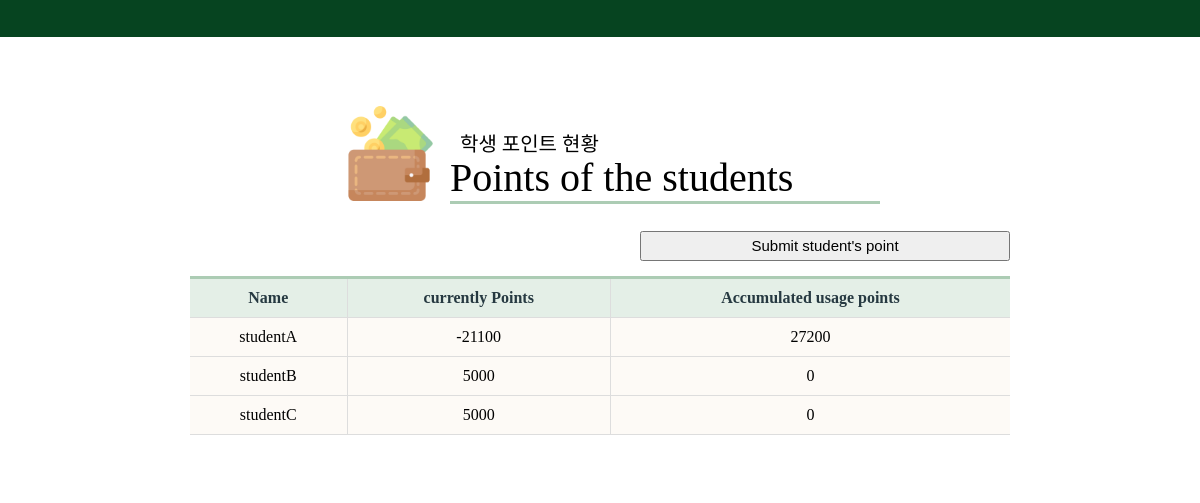
Before: /student-log with the older database file.
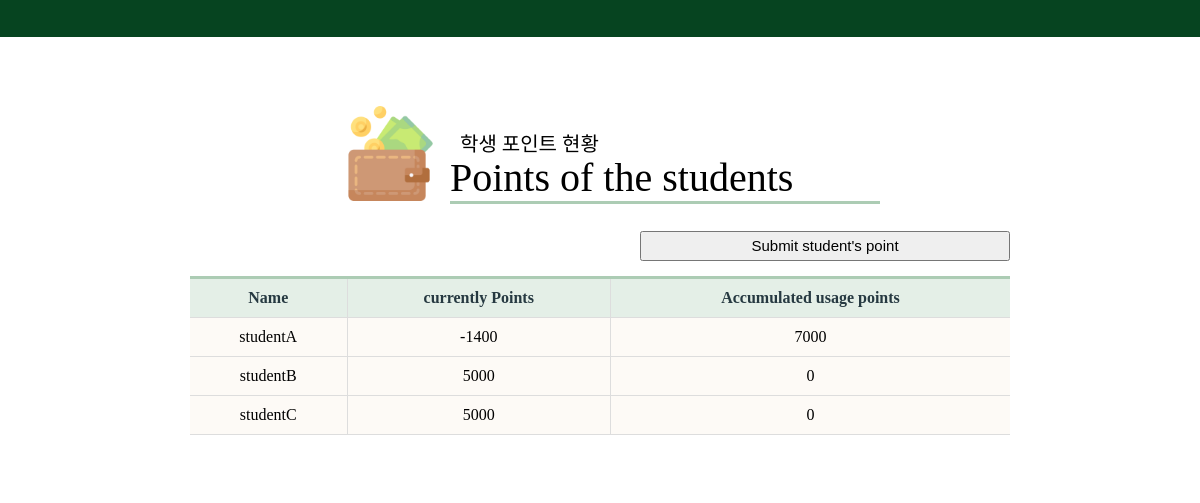
After: the same page with the newer database file.
### administrator/models.py (models this page shows, shortened)
class Student(models.Model):
    name = models.CharField(max_length=20, null=False)
    point =  models.IntegerField( null=True, blank=True)
    point_used = models.IntegerField(default=0, blank=True, null=True)

### administrator/views.py (the view, shortened to what this page needs)
# urls.py: path('student-log', views.StudentLogView.as_view(), name='student-log'),
class StudentLogView(ListView):
    template_name = 'administrator/student/point.html'
    model = Student

### administrator/templates/administrator/student/point.html (shortened to what this page needs)
{% extends 'administrator/observation/student.html' %}
{% load static %}
{% block title %}
    <link rel="stylesheet" href="{% static 'All.css' %}" />
{% endblock title %}
{% block subject %}
    <h3>학생 포인트 현황</h3>
    <h1>Points of the students</h1>
{% endblock subject %}
{% block top %}
    <img id="topImg" src="{%static 'main/wallet.png' %}"/>
{% endblock top %}
{%block content %}
<form action="" method="POST" enctype="multipart/form-data">
    <input id = "post_button" role="button" type="submit" name="submit_point" value="Submit student's point"/><br/>
</form>
{% endblock %}
{% block table %}
    <th >Name</th>
    <th >currently Points</th>
    <th >Accumulated usage points</th>
{% endblock table %}
{% block data %}
{% for object in object_list %}
    {% if object.name == 'teacher' %}
    {% else %}
    <tr>
        <td>{{ object.name }}</td>
        <td>{{ object.point }}</td>
        <td>{{ object.point_used }}</td>
    </tr>
    {% endif %}
{% endfor %}
{% endblock data %}

Changed rows visible on the page:
changed Student "studentA": point "-21100" → "-1400"; point_used "27200" → "7000"
